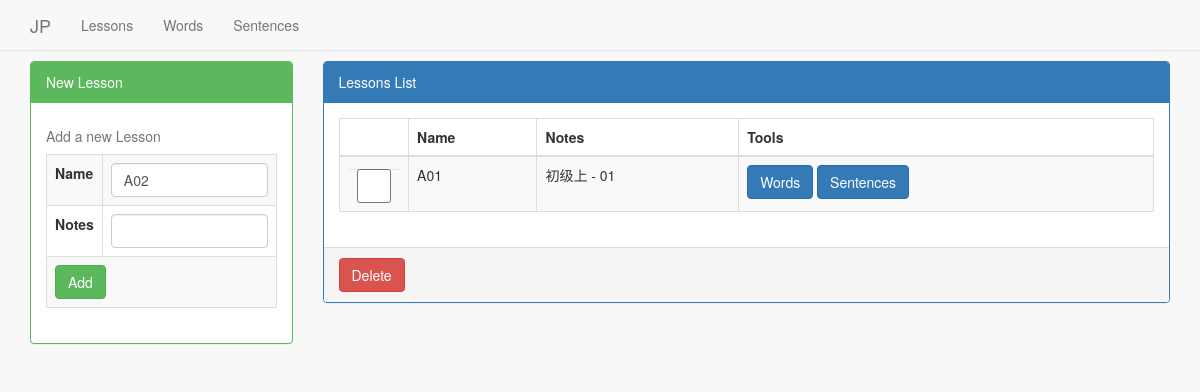
The page /notebook/lessons/ on the database as committed earlier.
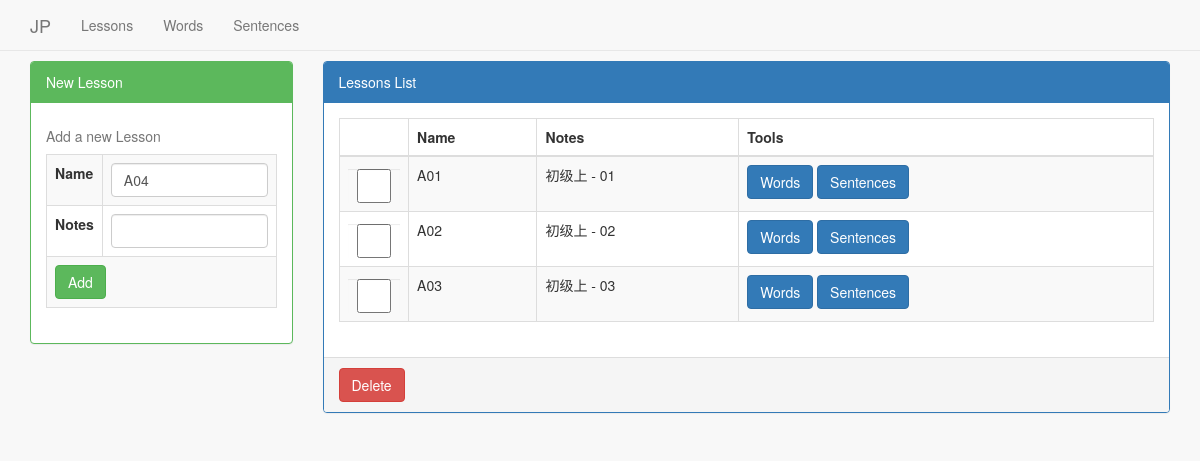
The same page on the database as committed later.
### notebook/models.py (models this page shows)
class Lesson(models.Model):
    name = models.CharField(max_length=500)
    note = models.CharField(max_length=1000)

### notebook/views.py (the view)
# urls.py: url(r'lessons/$', views.lessons, name="lessons"),
def lessons(request):
    lessons = Lesson.objects.order_by("name")
    if len(lessons) > 0:
        last_lesson_name = lessons[len(lessons)-1].name
        p = "([a-zA-Z]+)(\d+)"
        m = re.match(p, last_lesson_name)
        if m is not None:
            order_len = len(m.groups()[1])
            new_order = int(m.groups()[1]) + 1
            fmt = "%s%0"+str(order_len)+"d"
            new_name = fmt%(m.groups()[0], new_order)
        else:
            new_name = "A01"
    return render(request, "notebook/lessons.html", locals())

### notebook/templates/notebook/lessons.html (shortened to what the changed rows need)
<!DOCTYPE html>
{% load staticfiles %}
<html>
    <head>
        <link rel="stylesheet" href="{% static 'css/bootstrap.min.css' %}" />
        <link rel="stylesheet" href="{% static 'css/sb-admin-2.css' %}" />
        <link rel="stylesheet" href="{% static 'css/font-awesome.min.css' %}" />
    </head>
    <body>
    <div class="container">
        <div class="row">
            <div class="col-lg-3">
                <div class="panel panel-green" style="margin-top: 10px;">
                    <div class="panel-body">
                        <form method="POST" action="./add/" autocomplete="off">
                            <table class="table table-bordered table-striped">
                                <caption>Add a new Lesson</caption>
                                <tbody>
                                    <tr>
                                        <th>Name</th>
                                        <td>
                                            <input type="text" name="new_lesson_name" value="{{new_name}}" class="form-control" />
                                        </td>
                                    </tr>
                                    <tr>
                                        <th>Notes</th>
                                    </tr>
                                </tbody>
                            </table>
                        </form>
                    </div>
                </div>
            </div>
            <div class="col-lg-9">
                <div class="panel panel-primary" style="margin-top: 10px;">
                    <form method="post" action="./delete/">
                    <div class="panel-body">
                        <table class="table table-striped table-bordered">
                            <thead>
                                <tr>
                                    <th></th>
                                    <th>Name</th>
                                    <th>Notes</th>
                                    <th>Tools</th>
                                </tr>
                            </thead>
                            <tbody>
                                {% for lesson in lessons %}
                                <tr>
                                    <td>
                                        <input name="lesson_id[]" value="{{lesson.id}}" type="checkbox" class="form-control" />
                                    </td>
                                    <td>{{lesson.name}}</td>
                                    <td>{{lesson.note}}</td>
                                    <td>
                                        <a href="./{{lesson.id}}/words/" class="btn btn-primary">Words</a>
                                        <a href="./{{lesson.id}}/sentences/" class="btn btn-primary">Sentences</a>
                                    </td>
                                </tr>
                                {% endfor %}
                            </tbody>
                        </table>
                    </div>
                    </form>
                </div>
            </div>
    </div>
    </body>
</html>

Rows that differ between the two databases and show on the page:
added Lesson: name "A02", note "初级上 - 02"
added Lesson: name "A03", note "初级上 - 03"
Other text that changed with them:
form field new_lesson_name: "A02" → "A04"
